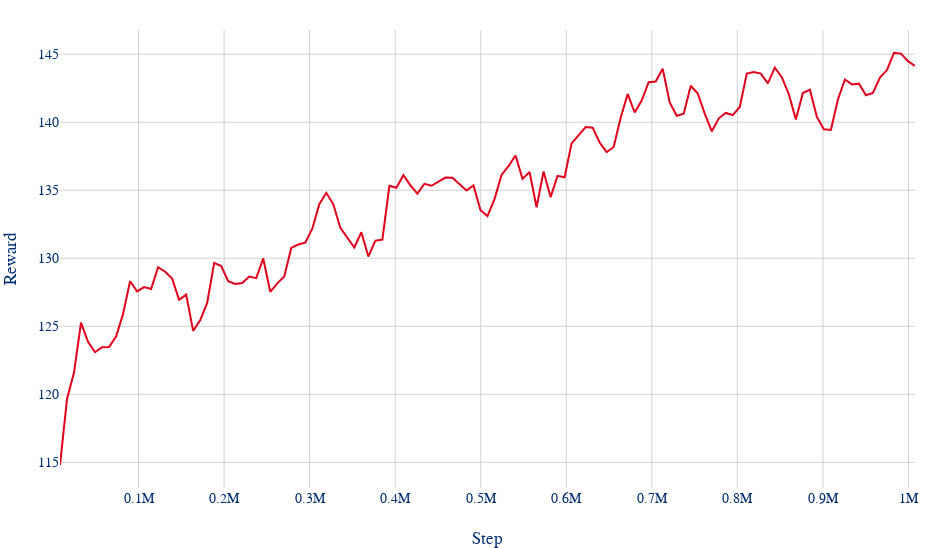

Source (notebook cell):
### Markdown cell above
## User Incentive Coordinator

### Code cell
uic_reward_fig = go.Figure(
    layout=go.Layout(
        xaxis=dict(title="Step"),
        yaxis=dict(title="Reward"),
        template="esslingen_cd",
        height=548,
        width=945,
        margin=dict(l=60, r=30, t=30, b=60),
    )
)

uic_reward_fig.add_trace(go.Scatter
    (x=uic_reward_data['Step'],
    y=uic_reward_data['Value'],
    mode='lines',
    name='Reward',
    line=dict(color=HE_RED, width=2),
    marker=dict(size=5)
))
uic_reward_fig.show()
